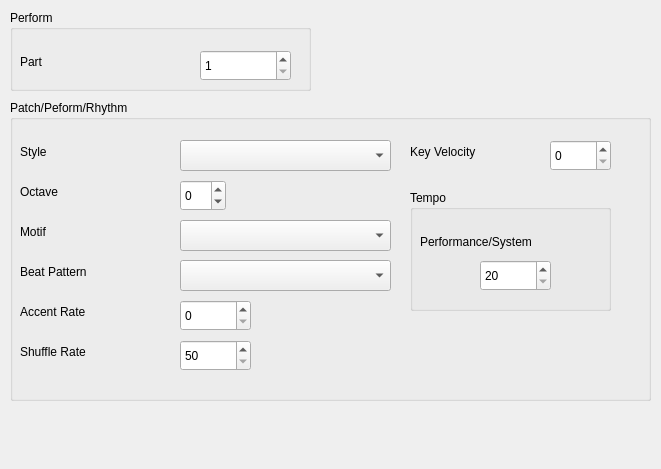
<?xml version="1.0" encoding="UTF-8"?>
<ui version="4.0">
 <class>ArpeggioUI</class>
 <widget class="QWidget" name="ArpeggioUI">
  <property name="geometry">
   <rect>
    <x>0</x>
    <y>0</y>
    <width>661</width>
    <height>469</height>
   </rect>
  </property>
  <property name="windowTitle">
   <string>Form</string>
  </property>
  <widget class="QGroupBox" name="groupBox">
   <property name="geometry">
    <rect>
     <x>10</x>
     <y>10</y>
     <width>301</width>
     <height>81</height>
    </rect>
   </property>
   <property name="title">
    <string>Perform</string>
   </property>
   <widget class="QLabel" name="label">
    <property name="geometry">
     <rect>
      <x>10</x>
      <y>40</y>
      <width>121</width>
      <height>23</height>
     </rect>
    </property>
    <property name="text">
     <string>Part</string>
    </property>
   </widget>
   <widget class="QSpinBox" name="part">
    <property name="geometry">
     <rect>
      <x>190</x>
      <y>40</y>
      <width>91</width>
      <height>31</height>
     </rect>
    </property>
    <property name="minimum">
     <number>1</number>
    </property>
    <property name="maximum">
     <number>16</number>
    </property>
   </widget>
  </widget>
  <widget class="QGroupBox" name="groupBox_2">
   <property name="geometry">
    <rect>
     <x>10</x>
     <y>100</y>
     <width>641</width>
     <height>301</height>
    </rect>
   </property>
   <property name="title">
    <string>Patch/Peform/Rhythm</string>
   </property>
   <widget class="QLabel" name="label_2">
    <property name="geometry">
     <rect>
      <x>10</x>
      <y>40</y>
      <width>111</width>
      <height>23</height>
     </rect>
    </property>
    <property name="text">
     <string>Style</string>
    </property>
   </widget>
   <widget class="QLabel" name="label_3">
    <property name="geometry">
     <rect>
      <x>10</x>
      <y>80</y>
      <width>72</width>
      <height>23</height>
     </rect>
    </property>
    <property name="text">
     <string>Octave</string>
    </property>
   </widget>
   <widget class="QLabel" name="label_4">
    <property name="geometry">
     <rect>
      <x>10</x>
      <y>120</y>
      <width>72</width>
      <height>23</height>
     </rect>
    </property>
    <property name="text">
     <string>Motif</string>
    </property>
   </widget>
   <widget class="QLabel" name="label_5">
    <property name="geometry">
     <rect>
      <x>10</x>
      <y>160</y>
      <width>101</width>
      <height>23</height>
     </rect>
    </property>
    <property name="text">
     <string>Beat Pattern</string>
    </property>
   </widget>
   <widget class="QLabel" name="label_6">
    <property name="geometry">
     <rect>
      <x>10</x>
      <y>200</y>
      <width>101</width>
      <height>23</height>
     </rect>
    </property>
    <property name="text">
     <string>Accent Rate</string>
    </property>
   </widget>
   <widget class="QLabel" name="label_7">
    <property name="geometry">
     <rect>
      <x>10</x>
      <y>240</y>
      <width>101</width>
      <height>23</height>
     </rect>
    </property>
    <property name="text">
     <string>Shuffle Rate</string>
    </property>
   </widget>
   <widget class="QLabel" name="label_8">
    <property name="geometry">
     <rect>
      <x>400</x>
      <y>40</y>
      <width>101</width>
      <height>23</height>
     </rect>
    </property>
    <property name="text">
     <string>Key Velocity</string>
    </property>
   </widget>
   <widget class="QComboBox" name="style">
    <property name="geometry">
     <rect>
      <x>170</x>
      <y>40</y>
      <width>211</width>
      <height>31</height>
     </rect>
    </property>
   </widget>
   <widget class="QComboBox" name="motif">
    <property name="geometry">
     <rect>
      <x>170</x>
      <y>120</y>
      <width>211</width>
      <height>31</height>
     </rect>
    </property>
   </widget>
   <widget class="QComboBox" name="beatPattern">
    <property name="geometry">
     <rect>
      <x>170</x>
      <y>160</y>
      <width>211</width>
      <height>31</height>
     </rect>
    </property>
   </widget>
   <widget class="QSpinBox" name="octave">
    <property name="geometry">
     <rect>
      <x>170</x>
      <y>80</y>
      <width>46</width>
      <height>31</height>
     </rect>
    </property>
    <property name="minimum">
     <number>-3</number>
    </property>
    <property name="maximum">
     <number>3</number>
    </property>
   </widget>
   <widget class="QSpinBox" name="accent">
    <property name="geometry">
     <rect>
      <x>170</x>
      <y>200</y>
      <width>71</width>
      <height>31</height>
     </rect>
    </property>
    <property name="maximum">
     <number>100</number>
    </property>
   </widget>
   <widget class="QSpinBox" name="shuffle">
    <property name="geometry">
     <rect>
      <x>170</x>
      <y>240</y>
      <width>71</width>
      <height>31</height>
     </rect>
    </property>
    <property name="minimum">
     <number>50</number>
    </property>
    <property name="maximum">
     <number>90</number>
    </property>
   </widget>
   <widget class="QSpinBox" name="velocity">
    <property name="geometry">
     <rect>
      <x>540</x>
      <y>40</y>
      <width>61</width>
      <height>31</height>
     </rect>
    </property>
    <property name="maximum">
     <number>127</number>
    </property>
   </widget>
   <widget class="QGroupBox" name="groupBox_3">
    <property name="geometry">
     <rect>
      <x>400</x>
      <y>90</y>
      <width>201</width>
      <height>121</height>
     </rect>
    </property>
    <property name="title">
     <string>Tempo</string>
    </property>
    <widget class="QLabel" name="label_9">
     <property name="geometry">
      <rect>
       <x>10</x>
       <y>40</y>
       <width>181</width>
       <height>23</height>
      </rect>
     </property>
     <property name="text">
      <string>Performance/System</string>
     </property>
    </widget>
    <widget class="QSpinBox" name="tempo">
     <property name="geometry">
      <rect>
       <x>70</x>
       <y>70</y>
       <width>71</width>
       <height>31</height>
      </rect>
     </property>
     <property name="minimum">
      <number>20</number>
     </property>
     <property name="maximum">
      <number>250</number>
     </property>
    </widget>
   </widget>
  </widget>
 </widget>
 <resources/>
 <connections/>
</ui>
